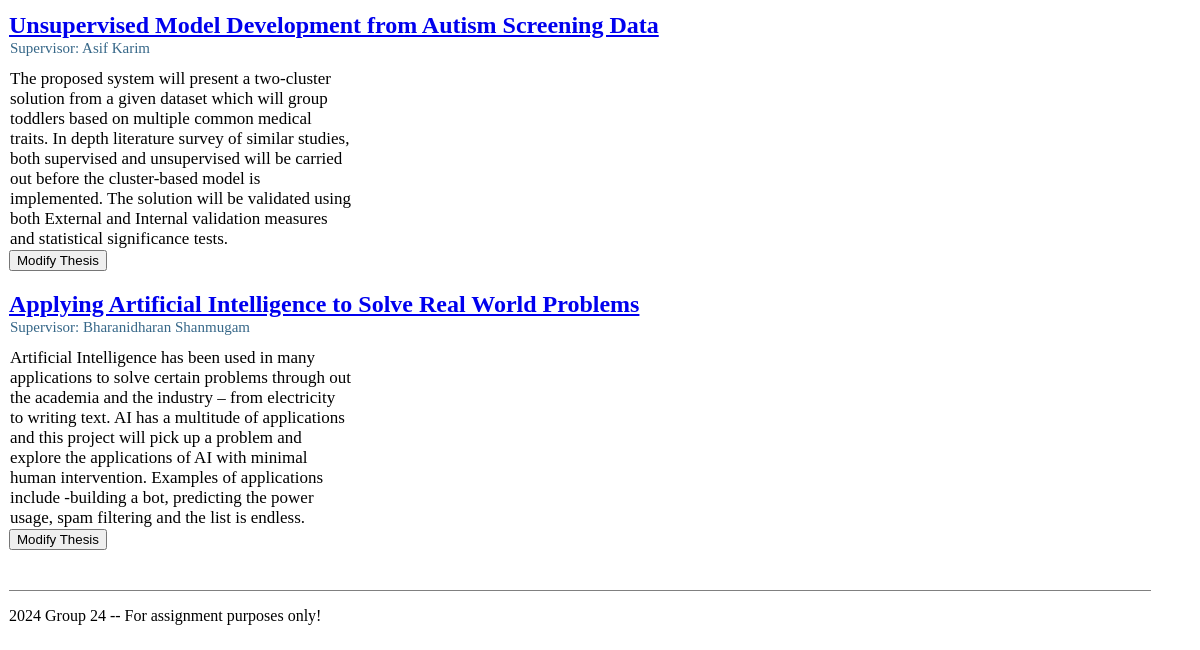
The page /page2/ (lower part) on the database as committed earlier.
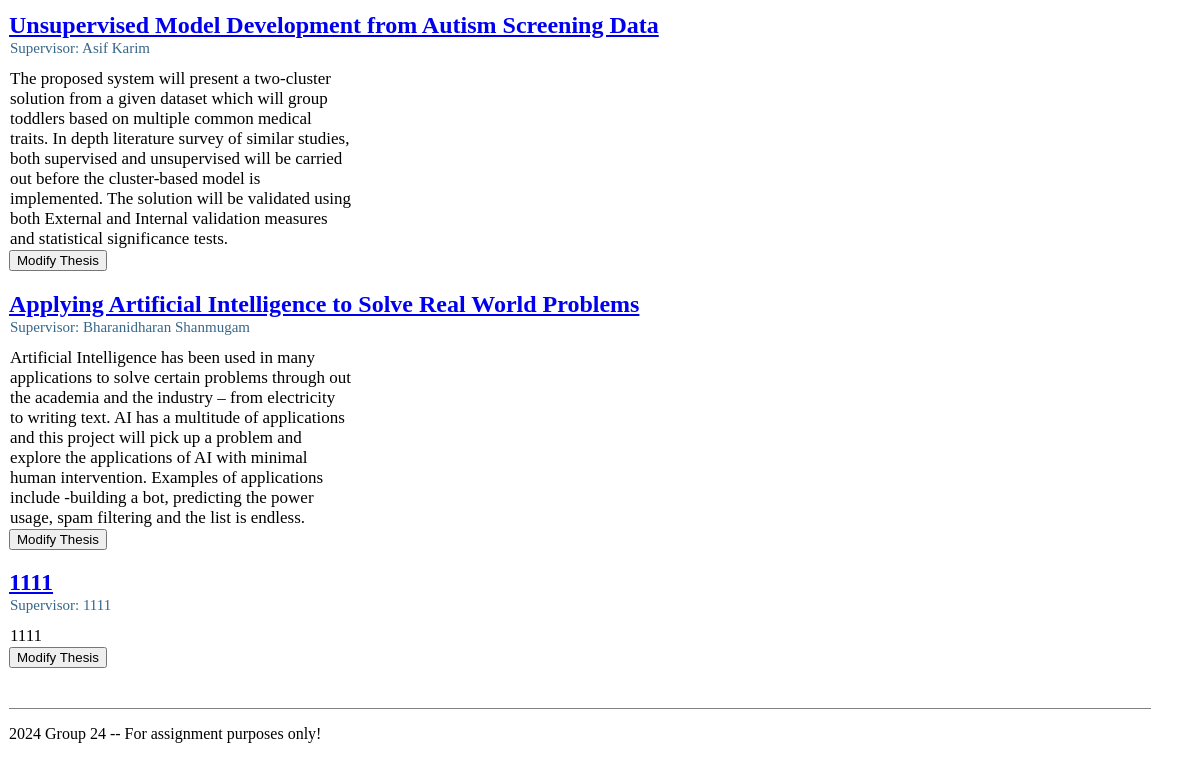
The same page on the database as committed later.
### assignment2_app/models.py (models this page shows, shortened)
class Project(models.Model):
  tid = models.CharField(max_length=3, primary_key=True)
  title = models.CharField(max_length=100)
  desc = models.CharField(max_length=1500)
  supName = models.CharField(max_length=30)

### assignment2_app/views.py (the view)
# urls.py: re_path(r'page2/?$', views.page2, name='page2'),
def page2(request):
   theses = Project.objects.all()
   page_data = {
      "theses": theses
   }
   return render(request, 'assignment2_app/page2.html', page_data)

### assignment2_app/templates/assignment2_app/page2.html (shortened to what this page needs)
{% extends "assignment2_app/base.html" %}
{% block page_heading %}
{% load static %}
<link rel = "stylesheet" type = "text/css" href = "{% static 'css/styles.css' %}">
{% endblock %}
{% block main_body %}
{% for thesis in theses %}
  <h2><a href="page3/{{ thesis.tid }} ">{{ thesis.title }}</a></h2>
  <div class= "supervisor_name"> Supervisor: {{ thesis.supName }} </div>
  <div class= "desc"> {{ thesis.desc }} </div>
  <a href="modify/thesis/{{ thesis.tid }}"><button>Modify Thesis</button></a>
{% endfor %}
{% endblock %}

### assignment2_app/templates/assignment2_app/base.html (shortened to what this page needs)
<!DOCTYPE html>
<html lang = "es">
{% load static %}
<link rel = "stylesheet" type = "text/css" href = "{% static 'css/styles.css' %}"/>
  <head>
  </head>
  <body>
    <div>
      {% block page_heading %}<h1 >No Heading Implemented!</h1>{% endblock %}
      {% block main_body %}{% endblock %}
      <footer class = "footer">
        <p>2024 Group 24 -- For assignment purposes only!</p>
      </footer>
    </div>
  </body>
</html>

### static/css/styles.css (style rules this page uses)
.supervisor_name { color:rgb(54, 103, 136); margin-top: -20px; font-size: 15px; }
div { margin-right: 40px; padding:1px; }
.desc { width:30%; margin-top:10px; font-size: 17px; }
.footer { margin-top:40px; border-top: 1px solid gray; }

Rows that differ between the two databases and show on the page:
added Project: title "1111", supName "1111", desc "1111"
